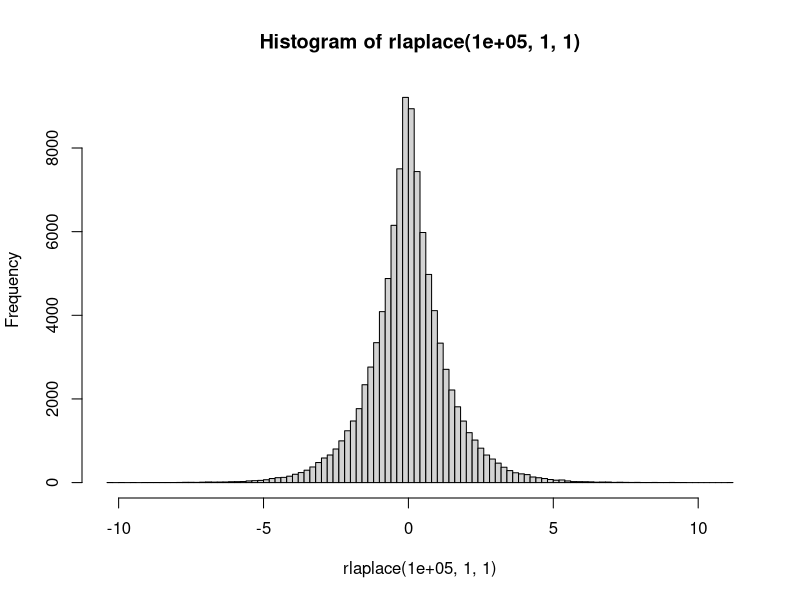
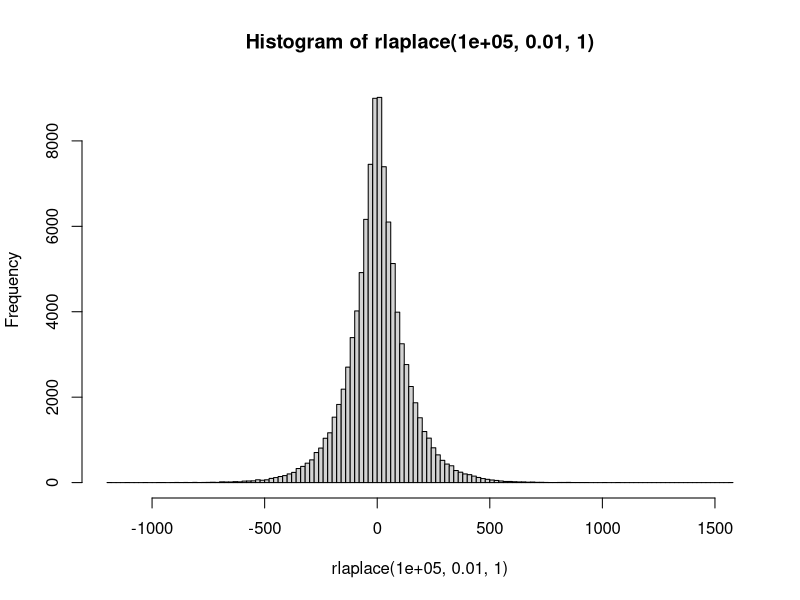

Source code (R) for these figures, in order:
## ---- chunk 1
set.seed(123)
x <- runif(10, 1, 10)
x <- c(1, x, 10)

# Unbounded DP
sum(c(x, 10)) - sum(x) # sensitivity = 10

# Bounded DP
sum(ifelse(x == 1, 10, x)) - sum(x) # sensitivity = 9
## ---- chunk 2
rlaplace <- function(n, epsilon, sensitivity) {
  b <- sensitivity / epsilon
  p <- runif(n, -0.5, 0.5)
  - b * sign(p) * log(1 - 2 * abs(p))
}

hist(rlaplace(100000, 1, 1), breaks = 100)
cat("Looks Laplace-ish\n")

hist(rlaplace(100000, 0.01, 1), breaks = 100)
cat("Also Laplace-ish, but with higher privacy level\n")
## ---- chunk 3
dp_Poisson <- function(n, epsilon, sensitivity, lambda) {
  sensitivity <- sensitivity / n # but depends on definition bounded/unbounded
  lambda <- lambda + rlaplace(1, epsilon, sensitivity)
  rpois(n, lambda)
}
## ---- chunk 4
dp_DiscreteTruncatedNormalDistribution <- function(n, epsilon, sensitivity, lower, upper, mean, sd) {
  
}
